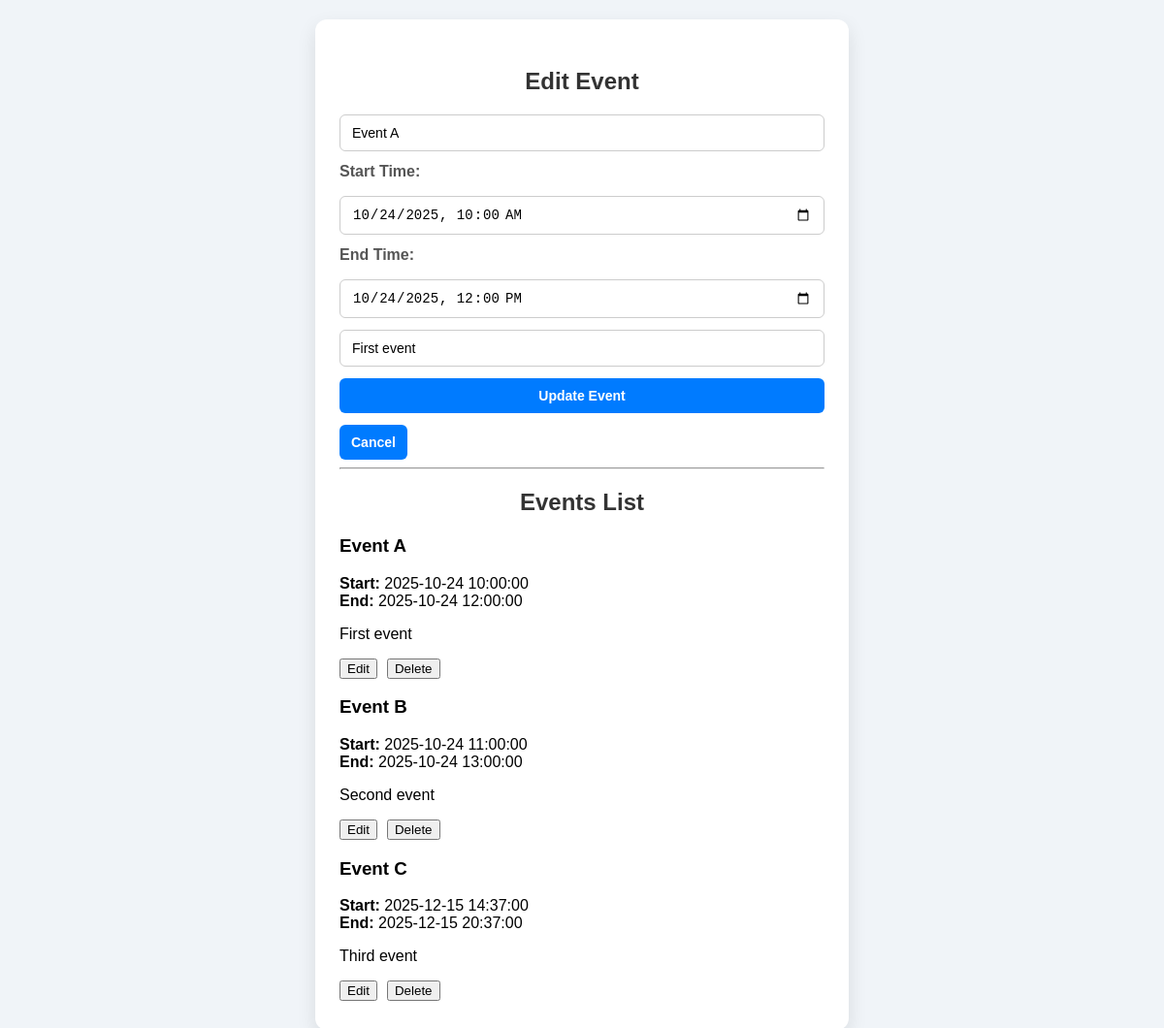
/events?edit_event=1, run on the app's committed database.
### models.py (models this page shows)
class Event(db.Model):
    event_id = db.Column(db.Integer, primary_key=True)
    title = db.Column(db.String(100), nullable=False)
    start_time = db.Column(db.DateTime, nullable=False)
    end_time = db.Column(db.DateTime, nullable=False)
    description = db.Column(db.String(200))

### app.py (the view, shortened to what this page needs)
@app.route('/events', methods=['GET', 'POST'])
def events():
    edit_event = None
    event_id = request.args.get('edit_event')
    if event_id:
        edit_event = Event.query.get(int(event_id))
    return render_template('events.html', events=Event.query.all(), edit_event=edit_event)

### templates/events.html (shortened to what this page needs)
<!DOCTYPE html>
<html lang="en">
<head>
    <link rel="stylesheet" href="{{ url_for('static', filename='style.css') }}">
</head>
<body>
<div class="container">
    <h2>{{ edit_event and 'Edit Event' or 'Create Event' }}</h2>
    <form method="post" class="event-form">
        <input type="text" name="title" placeholder="Event Title" required
               value="{{ edit_event.title if edit_event else '' }}">
        <label>Start Time:</label>
        <input type="datetime-local" name="start" required
               value="{{ edit_event.start_time.strftime('%Y-%m-%dT%H:%M') if edit_event else '' }}">
        <label>End Time:</label>
        <input type="datetime-local" name="end" required
               value="{{ edit_event.end_time.strftime('%Y-%m-%dT%H:%M') if edit_event else '' }}">
        <input type="text" name="desc" placeholder="Description"
               value="{{ edit_event.description if edit_event else '' }}">
        <button type="submit">{{ edit_event and 'Update Event' or 'Add Event' }}</button>
        {% if edit_event %}
            <a href="/events"><button type="button">Cancel</button></a>
        {% endif %}
    </form>
    <hr>
    <h2>Events List</h2>
    <div class="events-list">
        {% for event in events %}
            <div class="event-item">
                <h3>{{ event.title }}</h3>
                <p>
                    <b>Start:</b> {{ event.start_time }} <br>
                    <b>End:</b> {{ event.end_time }}
                </p>
                {% if event.description %}
                    <p>{{ event.description }}</p>
                {% endif %}
                <div style="display:flex; gap:10px;">
                    <a href="{{ url_for('events', edit_event=event.event_id) }}">
                        <button type="button">Edit</button>
                    </a>
                    <form action="/delete_event/{{ event.event_id }}" method="post">
                        <button type="submit">Delete</button>
                    </form>
                </div>
            </div>
        {% else %}
            <p>No events added yet.</p>
        {% endfor %}
    </div>
</div>
</body>
</html>

### static/style.css (style rules this page uses)
body { font-family: Arial, sans-serif; background-color: #f0f4f8; margin: 0; padding: 20px; display: flex; justify-content: center; align-items: flex-start; min-height: 100vh; }
.container { width: 100%; max-width: 500px; background-color: #fff; padding: 30px 25px; border-radius: 12px; box-shadow: 0 8px 20px rgba(0,0,0,0.1); }
h2 { text-align: center; color: #333; margin-bottom: 20px; }
.event-form { display: flex; flex-direction: column; gap: 12px; }
.event-form label { font-weight: bold; color: #555; margin-bottom: 4px; }
.event-form select, .event-form input, .event-form button { padding: 10px 12px; border-radius: 6px; border: 1px solid #ccc; font-size: 14px; box-sizing: border-box; }
.event-form button { background-color: #007bff; color: #fff; border: none; font-weight: bold; cursor: pointer; transition: all 0.3s ease; }

### data on the page
Event: title "Event A", start "10/24/2025 10:00", end "10/24/2025 12:00", desc "First event", start_time "2025-10-24 10:00:00", end_time "2025-10-24 12:00:00", description "First event"
Event: title "Event B", start_time "2025-10-24 11:00:00", end_time "2025-10-24 13:00:00", description "Second event"
Event: title "Event C", start_time "2025-12-15 14:37:00", end_time "2025-12-15 20:37:00", description "Third event"

### other printed values
{{ edit_event and 'Edit Event' or 'Create Event' }} "Edit Event"
{{ edit_event and 'Update Event' or 'Add Event' }} "Update Event"
